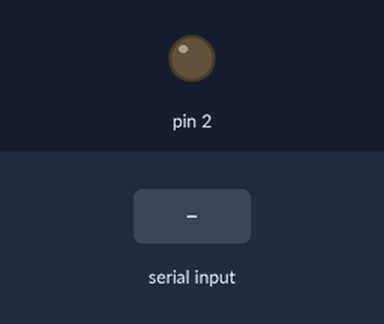
This sketch was run on a simulated Arduino Uno, built with avr-gcc and run on an emulated ATmega328P. Parts: output pins drawn as LEDs (lit = HIGH). The test bench sets the inputs (shaded band).

Above: at 1.2 s.
1.3 s: "1" received over Serial
At 2.1 s:
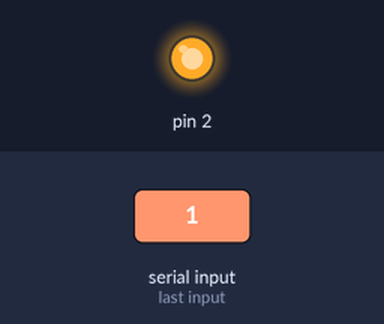
2.8 s: "O" received over Serial
At 3.2 s:
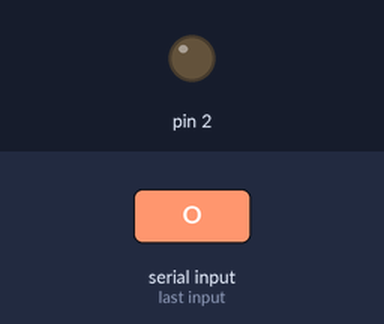
4.3 s: "0" received over Serial
At 5.5 s:
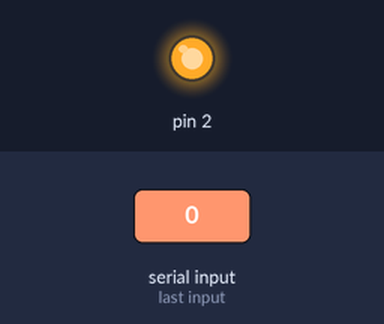
Timing chart, 0 to 7.3 s (numbered marks = the images above; inputs shaded):
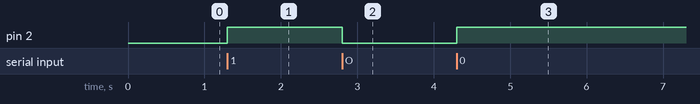

The sketch:

trigBoard_relay_test.ino
```cpp
//runs on ATMEGA328P "Mini"

void setup() {
  Serial.begin(115200);
  // put your setup code here, to run once:
  pinMode(2, OUTPUT);

}

void loop() {
  // put your main code here, to run repeatedly:

  if (Serial.available()) {
    if (Serial.read() == 'O') {
      digitalWrite(2, LOW);
    }
    else{
      digitalWrite(2, HIGH);
    }
  }
  }
```

Measured:
- after the input at 1.3 s, pin 2: LOW → HIGH at once
- after the input at 2.8 s, pin 2: HIGH → LOW at once
- after the input at 4.3 s, pin 2: LOW → HIGH at once
